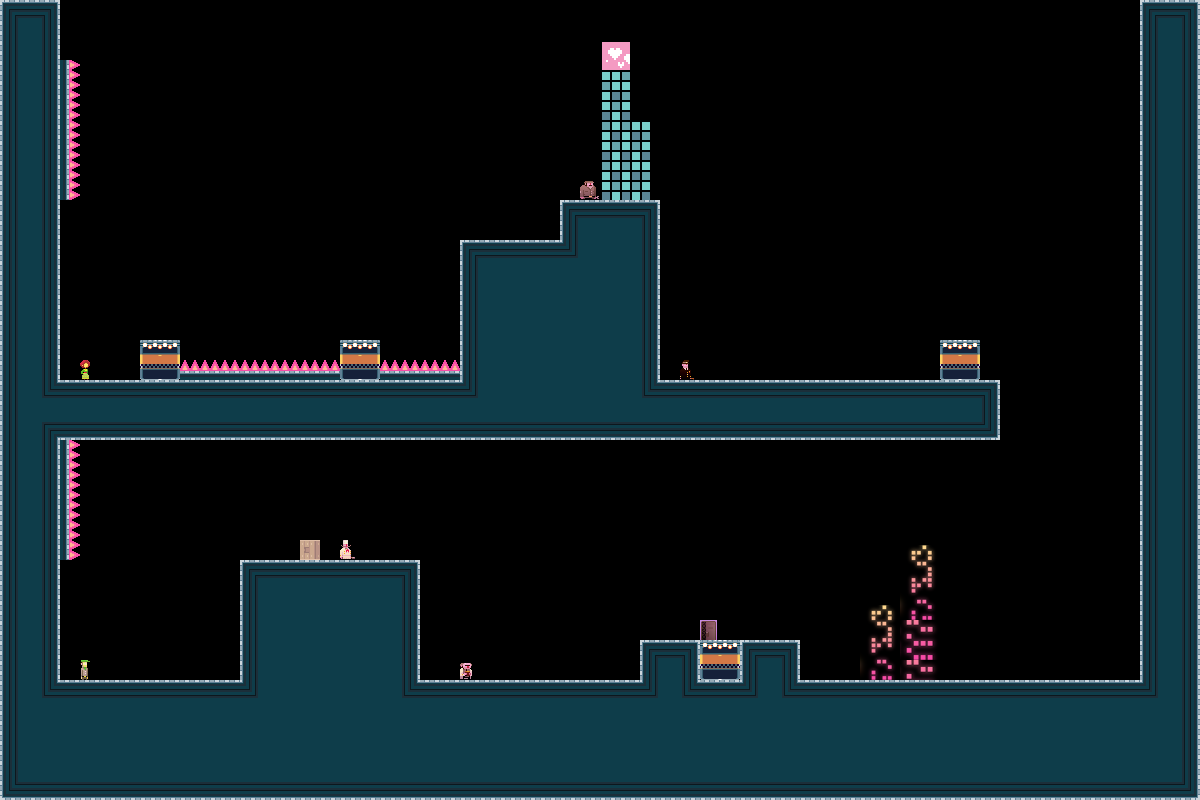

Rendered tile map (Tiled .tmx) drawn with the repository's tilesets; below, a short description and the map source with its tile grids summarised:
An orthogonal 60x40 tile map with 20x20 px tiles, 3 tile layers (bg, bg2, dontAutoLoad_sprites) and 15 objects.

<map version="1.0" orientation="orthogonal" width="60" height="40" tilewidth="20" tileheight="20">
 <properties>
  <property name="liselotStart" value="YES" />
 </properties>
 <tileset firstgid="1" name="tiles_newyork" tilewidth="20" tileheight="20">
  <image source="../Art/tiles_newyork.png" width="400" height="400" />
  <terraintypes>
   <terrain name="solid" tile="-1" />
  </terraintypes>
  <tile id="8" terrain=",,,0" />
  <tile id="9" terrain=",,0,0" />
  <tile id="10" terrain=",,0,0" />
  <tile id="11" terrain=",,0,0" />
  <tile id="12" terrain=",,0,0" />
  <tile id="13" terrain=",,0,0" />
  <tile id="14" terrain=",,0," />
  <tile id="15" terrain="0,0,0," />
  <tile id="16" terrain="0,0,,0" />
  <tile id="28" terrain=",0,,0" />
  <tile id="34" terrain="0,,0," />
  <tile id="35" terrain="0,,0,0" />
  <tile id="36" terrain=",0,0,0" />
  <tile id="48" terrain=",0,,0" />
  <tile id="54" terrain="0,,0," />
  <tile id="68" terrain=",0,,0" />
  <tile id="74" terrain="0,,0," />
  <tile id="88" terrain=",0,,0" />
  <tile id="94" terrain="0,,0," />
  <tile id="108" terrain=",0,,0" />
  <tile id="114" terrain="0,,0," />
  <tile id="128" terrain=",0,," />
  <tile id="129" terrain="0,0,," />
  <tile id="130" terrain="0,0,," />
  <tile id="131" terrain="0,0,," />
  <tile id="132" terrain="0,0,," />
  <tile id="133" terrain="0,0,," />
  <tile id="134" terrain="0,,," />
  <tile id="194" terrain="0,0,0,0" />
  <tile id="356">
   <properties>
    <property name="LargeCrate" value="" />
   </properties>
  </tile>
  <tile id="380">
   <properties>
    <property name="Andre" value="" />
   </properties>
  </tile>
  <tile id="381">
   <properties>
    <property name="Liselot" value="" />
   </properties>
  </tile>
  <tile id="382">
   <properties>
    <property name="Amsterdaam" value="" />
   </properties>
  </tile>
  <tile id="383">
   <properties>
    <property name="Worker" value="" />
   </properties>
  </tile>
  <tile id="384">
   <properties>
    <property name="Inspector" value="" />
   </properties>
  </tile>
  <tile id="385">
   <properties>
    <property name="Chef" value="" />
   </properties>
  </tile>
  <tile id="386">
   <properties>
    <property name="Exit" value="" />
   </properties>
  </tile>
  <tile id="387">
   <properties>
    <property name="Trampoline" value="" />
   </properties>
  </tile>
  <tile id="388">
   <properties>
    <property name="SmallCrate" value="" />
   </properties>
  </tile>
  <tile id="389">
   <properties>
    <property name="SugarBag" value="" />
   </properties>
  </tile>
 </tileset>
 <layer name="bg" width="60" height="40">
  <data>[2400 cells, 900 non-empty, 36 distinct tile ids]</data>
 </layer>
 <layer name="bg2" width="60" height="40">
  <data>[2400 cells, 70 non-empty, 38 distinct tile ids]</data>
 </layer>
 <objectgroup name="boxes" width="60" height="40">
  <object x="0" y="0" width="60" height="680" />
  <object x="60" y="380" width="940" height="60" />
  <object x="1140" y="0" width="60" height="800" />
  <object x="140" y="340" width="40" height="40" />
  <object x="340" y="340" width="40" height="40" />
  <object x="460" y="240" width="100" height="140" />
  <object x="560" y="200" width="100" height="180" />
  <object x="940" y="340" width="40" height="40" />
  <object x="0" y="680" width="1140" height="120" />
  <object x="240" y="560" width="180" height="120" />
  <object x="640" y="640" width="160" height="40" />
 </objectgroup>
 <layer name="dontAutoLoad_sprites" width="60" height="40">
  <data>[2400 cells, 8 non-empty, 8 distinct tile ids]</data>
 </layer>
 <objectgroup name="dontAutoLoad_death" width="60" height="40">
  <object x="60" y="60" width="20" height="140" />
  <object x="60" y="440" width="20" height="120" />
  <object x="180" y="360" width="160" height="20" />
  <object x="380" y="360" width="80" height="20" />
 </objectgroup>
</map>